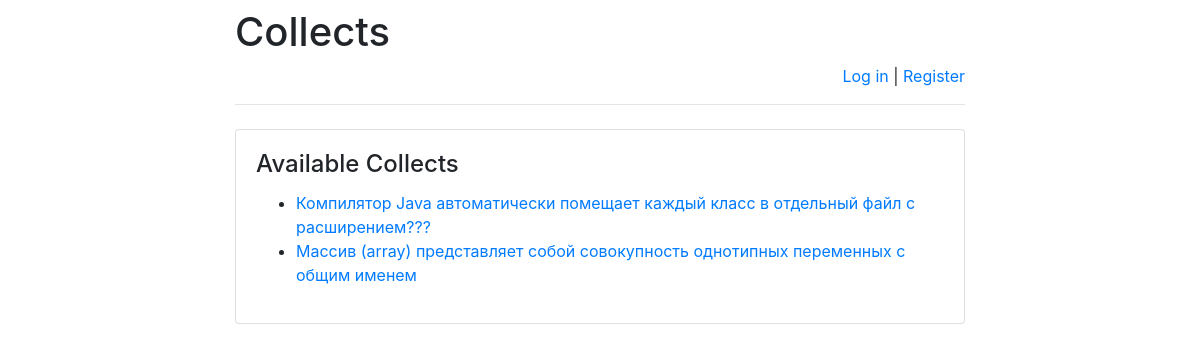
Page /collects/ on the committed database.
### collects/models.py (models this page shows)
class Collect(models.Model):
    collect_text = models.CharField(max_length=300)
    pub_date = models.DateTimeField('date published')

### collects/views.py (the view)
# urls.py: path(r'', views.index, name='index'),
def index(request):
    message = None
    if "message" in request.GET:
        message = request.GET["message"]
    return render(
        request,
        "index.html",
        {
            "latest_collects":
                Collect.objects.order_by('-pub_date')[:5],
            "message": message
        }
    )

### templates/index.html (shortened to what this page needs)
<!DOCTYPE html>
<html lang="en">
<head>
</head>
<body>
{% extends 'base.html' %}
{% block main %}
    <h4 class="card-title">Available Collects</h4>
    {% if latest_collects %}
        <ul>
            {% for collect in latest_collects %}
                <li>
                    <a href="/collects/{{ collect.id }}/">
                        {{ collect.collect_text }}
                    </a>
                </li>
            {% endfor %}
        </ul>
    {% else %}
        <p>No collects are available right now.</p>
    {% endif %}
{% endblock %}

### rows in the picture
Collect: collect_text "Компилятор Java автоматически помещает каждый класс в отдельный файл с расширением???"
Collect: collect_text "Массив (array) представляет собой совокупность однотипных переменных с общим именем"
